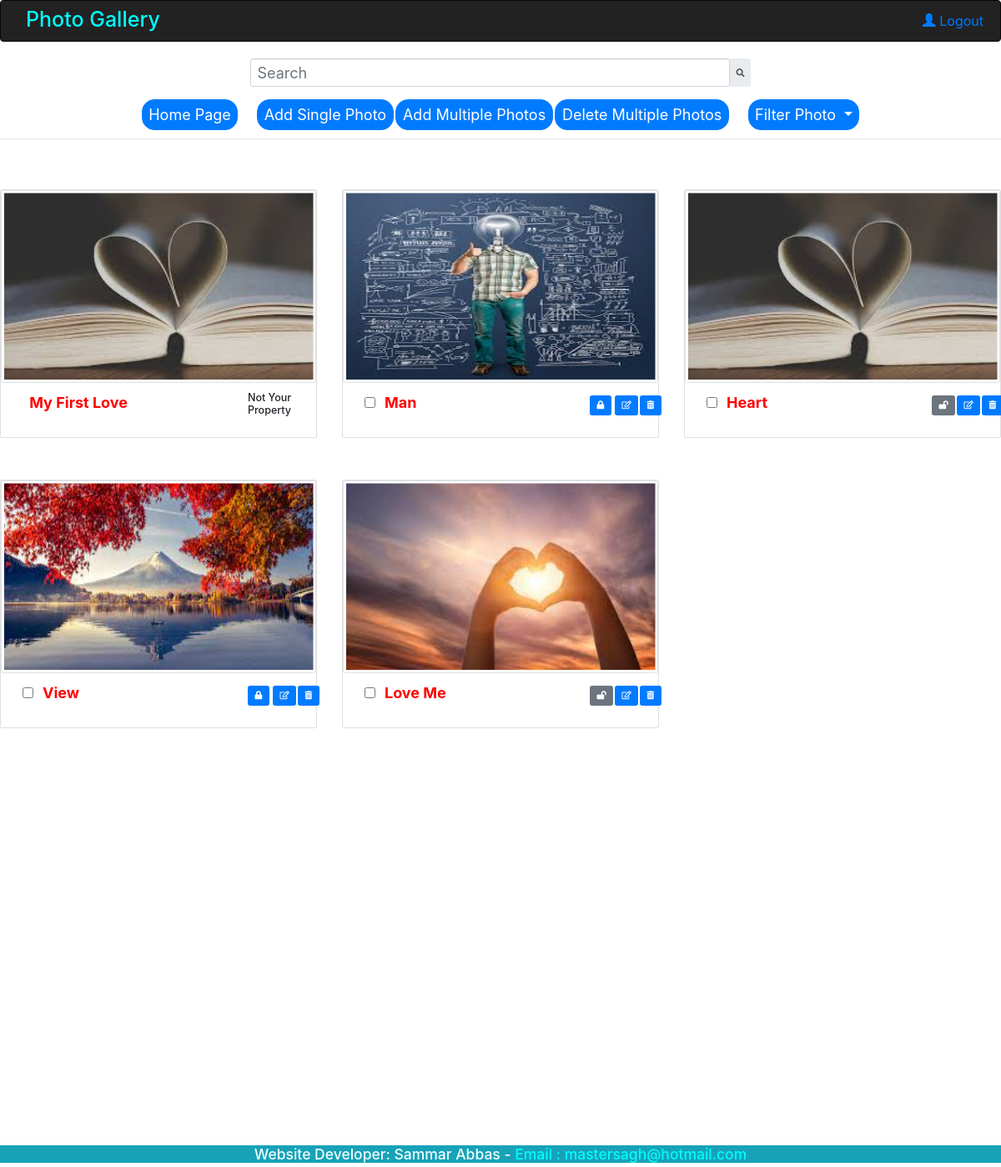
The app's page / (signed in) with its own data.
### pictureApp/models.py (models this page shows, shortened)
class Photo(models.Model):
    title = models.CharField(max_length=50)
    image = models.ImageField()
    status = models.BooleanField(default=True)
    user = models.CharField(max_length=15, default="AnonymousUser")

### pictureApp/views.py (the view)
# urls.py: path('', views.index, name="index"),
def index(request):
    delNoTitle()
    is_sign_in = isSignIn(request)  #get is signed in
    if request.method == "POST":
        form=PhotoForm(data=request.POST,files=request.FILES)
        if form.is_valid():
            form.save()
            temp = Photo.objects.latest('id')
            temp.user = str(request.user)
            temp.save()
            return redirect('/')
    else:
        form=PhotoForm()
    photoList = currentPhoto(request)
    return render(request,"pictureApp/index.html", {
        "photo":photoList,
        "form": form,
        "isSignIn": is_sign_in
        })

### pictureApp/form.py
class PhotoForm(forms.ModelForm):
    class Meta:
        model=Photo
        fields=("title","image")

### pictureApp/views.py (called while the page is built)
def delNoTitle():
    obj = Photo.objects.all()
    for p in obj:
        if p.title == 'NoNameTitle':
            file_path = 'static/photosFolder/' + str(p.image)   # get file full path
            os.remove(file_path)    # delete file from local folder
            p.delete()      # delete object data from database

def isSignIn(request):
    returning_value = True
    if "AnonymousUser" == str(request.user):
        returning_value = False
    return returning_value

def currentPhoto(request):
    photoList = []
    currentUser = str(request.user)     #name of current user
    photo=Photo.objects.all()
    for p in photo:
        temp = []   # at Index 0 will store True/False and Index 1 will store photo object
        if currentUser == p.user:
            temp.append(True)   # TRUE is to show edit button
            temp.append(p)
            photoList.append(temp)
        elif p.status == False:
            temp.append(False)  # FALSE is to hide edit buttons
            temp.append(p)
            photoList.append(temp)
    photoList.reverse()
    return photoList

### pictureApp/templates/pictureApp/index.html (shortened to what this page needs)
{% extends 'pictureApp/sample.html' %}
{% block body %}
    {% if not photo %}
        <h1 style="text-align: center; vertical-align: middle; margin-top: 5rem;">
            There Is No Related Picture Available In The Gallery
        </h1>
    {% else %}
    <div class="row" >
        {% for p in photo %}
            <div class="col-sm-4"style="padding-top: 50px" >
                <div class="card" >
                    <img src={{p.1.image.url}} alt="pictures" class="img-thumbnail" style="height :231px; width :600px"  >
                    <div class="row mt-3 ml-2 mr-2" style="height:55px">
                        <div class="col-lg-9 " >
                            {% if p.0 == True %}
                            <input class="check" type="checkbox"  data-id="{{p.1.id}}">
                            {% endif %}
                            <label style="color: red; font-size: 18px;"> &nbsp; {{p.1.title}}</label>
                        </div>
                        <div class="col-lg-3">
                            {% if p.0 %}
                            <div class="row mt-2"  >
                                <div class="col-sm-2" >
                                    <a href="{% url 'pictureApp:statusChange' p.1.id %}">
                                        {% if p.1.status %}
                                            <button class="btn btn-primary"><i class="fas fa-lock"></i></button>
                                        {% else %}
                                            <button class="btn btn-secondary"><i class="fas fa-lock-open"></i></button>
                                        {% endif %}
                                    </a>
                                </div>
                                <div class="col-sm-2">
                                    <a >
                                        <button class="btn btn-primary" data-toggle="modal" data-target="#exampleModal-{{p.1.id}}">
                                            <i class="far fa-edit"></i>
                                        </button>
                                    </a>
                                </div>
                                <div class="col-sm-1">
                                    <a href="{% url 'pictureApp:deletePhoto' p.1.id %}">
                                        <button class="btn btn-primary"><i class="fas fa-trash-alt"></i></button>
                                    </a>
                                </div>
                            </div>
                            {% else %}
                            <h5>Not Your Property</h5>
                            {% endif %}
                        </div>
                    </div>
                </div>
            </div>
        {% endfor %}
    </div>
    {% endif %}
{% endblock %}

### records on screen
Photo: image (picture), title "My First Love", shows "Not Your Property"
Photo: image (picture), title "Man", status True (drawn)
Photo: image (picture), title "Heart", status False (drawn)
Photo: image (picture), title "View", status True (drawn)
Photo: image (picture), title "Love Me", status False (drawn)
